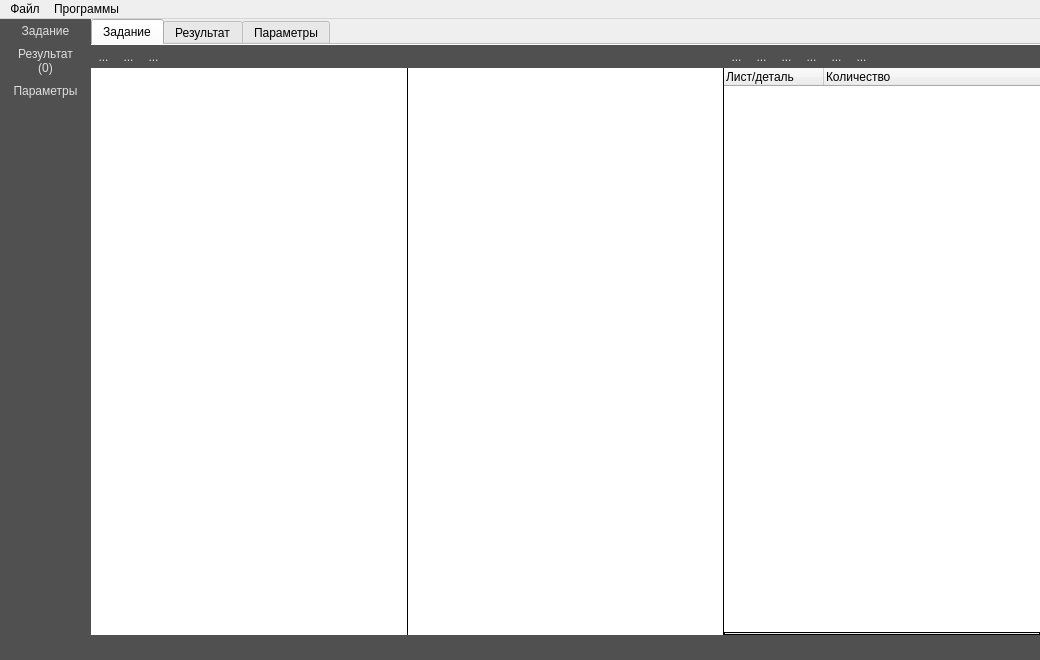
<?xml version="1.0" encoding="UTF-8"?>
<ui version="4.0">
 <class>MainWindow</class>
 <widget class="QMainWindow" name="MainWindow">
  <property name="geometry">
   <rect>
    <x>0</x>
    <y>0</y>
    <width>1040</width>
    <height>660</height>
   </rect>
  </property>
  <property name="windowTitle">
   <string>Интегрированная САПР СИРИУС</string>
  </property>
  <property name="dockNestingEnabled">
   <bool>false</bool>
  </property>
  <widget class="QWidget" name="centralWidget">
   <layout class="QHBoxLayout" name="horizontalLayout_3">
    <property name="spacing">
     <number>0</number>
    </property>
    <property name="leftMargin">
     <number>0</number>
    </property>
    <property name="topMargin">
     <number>0</number>
    </property>
    <property name="rightMargin">
     <number>0</number>
    </property>
    <property name="bottomMargin">
     <number>0</number>
    </property>
    <item>
     <widget class="QFrame" name="tabPanel">
      <property name="sizePolicy">
       <sizepolicy hsizetype="Fixed" vsizetype="Preferred">
        <horstretch>0</horstretch>
        <verstretch>0</verstretch>
       </sizepolicy>
      </property>
      <property name="styleSheet">
       <string notr="true">QFrame{background-color: rgb(80,80,80);}
QToolButton
{
    background-color: rgb(80,80,80);
	border:none;
    color:rgb(222,222,222);
    padding-left:9;
    padding-right:9;
    padding-top:3;
    padding-bottom:3;
}
QToolButton:hover
{
    background-color: rgb(128,128,128);
}
QToolButton:pressed
{
    background-color: rgb(50,50,50);
}
QToolButton:checked
{
    background-color: rgb(50,50,50);
}</string>
      </property>
      <property name="frameShape">
       <enum>QFrame::NoFrame</enum>
      </property>
      <property name="frameShadow">
       <enum>QFrame::Plain</enum>
      </property>
      <property name="lineWidth">
       <number>0</number>
      </property>
      <layout class="QVBoxLayout" name="verticalLayout">
       <property name="spacing">
        <number>0</number>
       </property>
       <property name="leftMargin">
        <number>0</number>
       </property>
       <property name="topMargin">
        <number>0</number>
       </property>
       <property name="rightMargin">
        <number>0</number>
       </property>
       <property name="bottomMargin">
        <number>0</number>
       </property>
       <item>
        <widget class="QToolButton" name="TaskButton">
         <property name="sizePolicy">
          <sizepolicy hsizetype="Expanding" vsizetype="Fixed">
           <horstretch>0</horstretch>
           <verstretch>0</verstretch>
          </sizepolicy>
         </property>
         <property name="text">
          <string>Задание</string>
         </property>
         <property name="icon">
          <iconset resource="rc.qrc">
           <normaloff>:/icons/task.png</normaloff>:/icons/task.png</iconset>
         </property>
         <property name="iconSize">
          <size>
           <width>32</width>
           <height>32</height>
          </size>
         </property>
         <property name="checkable">
          <bool>true</bool>
         </property>
         <property name="checked">
          <bool>false</bool>
         </property>
         <property name="autoExclusive">
          <bool>true</bool>
         </property>
         <property name="toolButtonStyle">
          <enum>Qt::ToolButtonTextUnderIcon</enum>
         </property>
        </widget>
       </item>
       <item>
        <widget class="QToolButton" name="ResultButton">
         <property name="sizePolicy">
          <sizepolicy hsizetype="Expanding" vsizetype="Fixed">
           <horstretch>0</horstretch>
           <verstretch>0</verstretch>
          </sizepolicy>
         </property>
         <property name="text">
          <string>Результат
(0)</string>
         </property>
         <property name="icon">
          <iconset resource="rc.qrc">
           <normaloff>:/icons/result.png</normaloff>:/icons/result.png</iconset>
         </property>
         <property name="iconSize">
          <size>
           <width>32</width>
           <height>34</height>
          </size>
         </property>
         <property name="checkable">
          <bool>true</bool>
         </property>
         <property name="checked">
          <bool>false</bool>
         </property>
         <property name="autoExclusive">
          <bool>true</bool>
         </property>
         <property name="toolButtonStyle">
          <enum>Qt::ToolButtonTextUnderIcon</enum>
         </property>
        </widget>
       </item>
       <item>
        <widget class="QToolButton" name="ParamsButton">
         <property name="sizePolicy">
          <sizepolicy hsizetype="Expanding" vsizetype="Fixed">
           <horstretch>0</horstretch>
           <verstretch>0</verstretch>
          </sizepolicy>
         </property>
         <property name="text">
          <string>Параметры</string>
         </property>
         <property name="icon">
          <iconset resource="rc.qrc">
           <normaloff>:/icons/settings.png</normaloff>:/icons/settings.png</iconset>
         </property>
         <property name="iconSize">
          <size>
           <width>32</width>
           <height>32</height>
          </size>
         </property>
         <property name="checkable">
          <bool>true</bool>
         </property>
         <property name="autoExclusive">
          <bool>true</bool>
         </property>
         <property name="toolButtonStyle">
          <enum>Qt::ToolButtonTextUnderIcon</enum>
         </property>
        </widget>
       </item>
       <item>
        <spacer name="verticalSpacer">
         <property name="orientation">
          <enum>Qt::Vertical</enum>
         </property>
         <property name="sizeType">
          <enum>QSizePolicy::Expanding</enum>
         </property>
         <property name="sizeHint" stdset="0">
          <size>
           <width>20</width>
           <height>40</height>
          </size>
         </property>
        </spacer>
       </item>
      </layout>
     </widget>
    </item>
    <item>
     <widget class="QFrame" name="MainFrame">
      <property name="frameShape">
       <enum>QFrame::NoFrame</enum>
      </property>
      <property name="frameShadow">
       <enum>QFrame::Raised</enum>
      </property>
      <layout class="QVBoxLayout" name="verticalLayout_8">
       <property name="spacing">
        <number>0</number>
       </property>
       <property name="leftMargin">
        <number>0</number>
       </property>
       <property name="topMargin">
        <number>0</number>
       </property>
       <property name="rightMargin">
        <number>0</number>
       </property>
       <property name="bottomMargin">
        <number>0</number>
       </property>
       <item>
        <widget class="QTabWidget" name="MainTabWidget">
         <property name="tabPosition">
          <enum>QTabWidget::North</enum>
         </property>
         <property name="currentIndex">
          <number>0</number>
         </property>
         <property name="documentMode">
          <bool>true</bool>
         </property>
         <widget class="QWidget" name="TaskTab">
          <attribute name="title">
           <string>Задание</string>
          </attribute>
          <layout class="QVBoxLayout" name="verticalLayout_12">
           <property name="spacing">
            <number>0</number>
           </property>
           <property name="leftMargin">
            <number>0</number>
           </property>
           <property name="topMargin">
            <number>0</number>
           </property>
           <property name="rightMargin">
            <number>0</number>
           </property>
           <property name="bottomMargin">
            <number>0</number>
           </property>
           <item>
            <widget class="QFrame" name="MainTaskFrame">
             <property name="frameShape">
              <enum>QFrame::NoFrame</enum>
             </property>
             <property name="frameShadow">
              <enum>QFrame::Raised</enum>
             </property>
             <layout class="QVBoxLayout" name="verticalLayout_13">
              <property name="spacing">
               <number>0</number>
              </property>
              <property name="leftMargin">
               <number>0</number>
              </property>
              <property name="topMargin">
               <number>0</number>
              </property>
              <property name="rightMargin">
               <number>0</number>
              </property>
              <property name="bottomMargin">
               <number>0</number>
              </property>
              <item>
               <widget class="QSplitter" name="TaskSplitter">
                <property name="orientation">
                 <enum>Qt::Horizontal</enum>
                </property>
                <property name="handleWidth">
                 <number>0</number>
                </property>
                <widget class="QFrame" name="frame">
                 <property name="frameShape">
                  <enum>QFrame::NoFrame</enum>
                 </property>
                 <property name="frameShadow">
                  <enum>QFrame::Raised</enum>
                 </property>
                 <layout class="QVBoxLayout" name="verticalLayout_9" stretch="0,10">
                  <property name="spacing">
                   <number>0</number>
                  </property>
                  <property name="leftMargin">
                   <number>0</number>
                  </property>
                  <property name="topMargin">
                   <number>0</number>
                  </property>
                  <property name="rightMargin">
                   <number>0</number>
                  </property>
                  <property name="bottomMargin">
                   <number>0</number>
                  </property>
                  <item>
                   <widget class="QFrame" name="frame_3">
                    <property name="styleSheet">
                     <string notr="true">QFrame
{
  background-color: rgb(80,80,80);
}
QToolButton
{
    background-color: rgb(80,80,80);
	border:none;
    color:rgb(222,222,222);
    padding-left:3;
    padding-right:3;
    padding-top:3;
    padding-bottom:3;
}
QToolButton:hover
{
    background-color: rgb(128,128,128);
}
QToolButton:pressed
{
    background-color: rgb(50,50,50)
}
QToolButton:checked
{
    background-color: rgb(50,50,50)
}</string>
                    </property>
                    <property name="frameShape">
                     <enum>QFrame::NoFrame</enum>
                    </property>
                    <property name="frameShadow">
                     <enum>QFrame::Raised</enum>
                    </property>
                    <layout class="QHBoxLayout" name="horizontalLayout_4">
                     <property name="spacing">
                      <number>0</number>
                     </property>
                     <property name="leftMargin">
                      <number>0</number>
                     </property>
                     <property name="topMargin">
                      <number>0</number>
                     </property>
                     <property name="rightMargin">
                      <number>0</number>
                     </property>
                     <property name="bottomMargin">
                      <number>0</number>
                     </property>
                     <item>
                      <widget class="QToolButton" name="task_btn">
                       <property name="toolTip">
                        <string>Каталог заданий</string>
                       </property>
                       <property name="text">
                        <string>...</string>
                       </property>
                       <property name="icon">
                        <iconset resource="rc.qrc">
                         <normaloff>:/icons/tasks.png</normaloff>:/icons/tasks.png</iconset>
                       </property>
                       <property name="iconSize">
                        <size>
                         <width>24</width>
                         <height>24</height>
                        </size>
                       </property>
                       <property name="checkable">
                        <bool>true</bool>
                       </property>
                       <property name="autoExclusive">
                        <bool>true</bool>
                       </property>
                      </widget>
                     </item>
                     <item>
                      <widget class="QToolButton" name="sheet_btn">
                       <property name="toolTip">
                        <string>Каталог листов</string>
                       </property>
                       <property name="text">
                        <string>...</string>
                       </property>
                       <property name="icon">
                        <iconset resource="rc.qrc">
                         <normaloff>:/icons/sheets.png</normaloff>:/icons/sheets.png</iconset>
                       </property>
                       <property name="iconSize">
                        <size>
                         <width>24</width>
                         <height>24</height>
                        </size>
                       </property>
                       <property name="checkable">
                        <bool>true</bool>
                       </property>
                       <property name="autoExclusive">
                        <bool>true</bool>
                       </property>
                      </widget>
                     </item>
                     <item>
                      <widget class="QToolButton" name="detail_btn">
                       <property name="toolTip">
                        <string>Каталог деталей</string>
                       </property>
                       <property name="text">
                        <string>...</string>
                       </property>
                       <property name="icon">
                        <iconset resource="rc.qrc">
                         <normaloff>:/icons/details.png</normaloff>:/icons/details.png</iconset>
                       </property>
                       <property name="iconSize">
                        <size>
                         <width>24</width>
                         <height>24</height>
                        </size>
                       </property>
                       <property name="checkable">
                        <bool>true</bool>
                       </property>
                       <property name="autoExclusive">
                        <bool>true</bool>
                       </property>
                      </widget>
                     </item>
                     <item>
                      <spacer name="horizontalSpacer">
                       <property name="orientation">
                        <enum>Qt::Horizontal</enum>
                       </property>
                       <property name="sizeHint" stdset="0">
                        <size>
                         <width>40</width>
                         <height>20</height>
                        </size>
                       </property>
                      </spacer>
                     </item>
                    </layout>
                   </widget>
                  </item>
                  <item>
                   <widget class="QFrame" name="frame_2">
                    <property name="styleSheet">
                     <string notr="true">QListView,QTreeView
{
border: 1px solid  black;
padding-top: -1px;
padding-bottom: -1px;
padding-left: -1px;
}</string>
                    </property>
                    <property name="frameShape">
                     <enum>QFrame::NoFrame</enum>
                    </property>
                    <property name="frameShadow">
                     <enum>QFrame::Raised</enum>
                    </property>
                    <layout class="QHBoxLayout" name="horizontalLayout">
                     <property name="spacing">
                      <number>0</number>
                     </property>
                     <property name="leftMargin">
                      <number>0</number>
                     </property>
                     <property name="topMargin">
                      <number>0</number>
                     </property>
                     <property name="rightMargin">
                      <number>0</number>
                     </property>
                     <property name="bottomMargin">
                      <number>0</number>
                     </property>
                     <item>
                      <widget class="QSplitter" name="FileViewSplitter">
                       <property name="orientation">
                        <enum>Qt::Horizontal</enum>
                       </property>
                       <property name="handleWidth">
                        <number>0</number>
                       </property>
                       <widget class="QTreeView" name="DirsView">
                        <property name="styleSheet">
                         <string notr="true"/>
                        </property>
                        <property name="frameShape">
                         <enum>QFrame::NoFrame</enum>
                        </property>
                       </widget>
                       <widget class="QListView" name="FilesView">
                        <property name="frameShape">
                         <enum>QFrame::NoFrame</enum>
                        </property>
                       </widget>
                      </widget>
                     </item>
                    </layout>
                   </widget>
                  </item>
                 </layout>
                </widget>
                <widget class="QFrame" name="TaskFrame">
                 <layout class="QVBoxLayout" name="verticalLayout_10">
                  <property name="spacing">
                   <number>0</number>
                  </property>
                  <property name="leftMargin">
                   <number>0</number>
                  </property>
                  <property name="topMargin">
                   <number>0</number>
                  </property>
                  <property name="rightMargin">
                   <number>0</number>
                  </property>
                  <property name="bottomMargin">
                   <number>0</number>
                  </property>
                  <item>
                   <widget class="QSplitter" name="ViewSplitter">
                    <property name="orientation">
                     <enum>Qt::Vertical</enum>
                    </property>
                    <property name="handleWidth">
                     <number>0</number>
                    </property>
                    <widget class="QFrame" name="frame_4">
                     <property name="frameShape">
                      <enum>QFrame::NoFrame</enum>
                     </property>
                     <property name="frameShadow">
                      <enum>QFrame::Raised</enum>
                     </property>
                     <layout class="QVBoxLayout" name="verticalLayout_11">
                      <property name="spacing">
                       <number>0</number>
                      </property>
                      <property name="leftMargin">
                       <number>0</number>
                      </property>
                      <property name="topMargin">
                       <number>0</number>
                      </property>
                      <property name="rightMargin">
                       <number>0</number>
                      </property>
                      <property name="bottomMargin">
                       <number>0</number>
                      </property>
                      <item>
                       <widget class="QFrame" name="frame_5">
                        <property name="styleSheet">
                         <string notr="true">QFrame
{
background-color: rgb(80,80,80);
}
QToolButton
{
    background-color: rgb(80,80,80);
	border:none;
    color:rgb(222,222,222);
    padding-left:3;
    padding-right:3;
    padding-top:3;
    padding-bottom:3;
}
QToolButton:hover
{
    background-color: rgb(128,128,128);
}
QToolButton:pressed
{
    background-color: rgb(50,50,50)
}
QToolButton:checked
{
    background-color: rgb(50,50,50)
}</string>
                        </property>
                        <property name="frameShape">
                         <enum>QFrame::NoFrame</enum>
                        </property>
                        <property name="frameShadow">
                         <enum>QFrame::Raised</enum>
                        </property>
                        <layout class="QHBoxLayout" name="horizontalLayout_5">
                         <property name="spacing">
                          <number>0</number>
                         </property>
                         <property name="leftMargin">
                          <number>0</number>
                         </property>
                         <property name="topMargin">
                          <number>0</number>
                         </property>
                         <property name="rightMargin">
                          <number>0</number>
                         </property>
                         <property name="bottomMargin">
                          <number>0</number>
                         </property>
                         <item>
                          <widget class="QToolButton" name="AddButton">
                           <property name="toolTip">
                            <string>Добавить деталь в задание</string>
                           </property>
                           <property name="text">
                            <string>...</string>
                           </property>
                           <property name="icon">
                            <iconset resource="rc.qrc">
                             <normaloff>:/icons/add.png</normaloff>:/icons/add.png</iconset>
                           </property>
                           <property name="iconSize">
                            <size>
                             <width>24</width>
                             <height>24</height>
                            </size>
                           </property>
                          </widget>
                         </item>
                         <item>
                          <widget class="QToolButton" name="DelButton">
                           <property name="toolTip">
                            <string>Удалить деталь из задания</string>
                           </property>
                           <property name="text">
                            <string>...</string>
                           </property>
                           <property name="icon">
                            <iconset resource="rc.qrc">
                             <normaloff>:/icons/del.png</normaloff>:/icons/del.png</iconset>
                           </property>
                           <property name="iconSize">
                            <size>
                             <width>24</width>
                             <height>24</height>
                            </size>
                           </property>
                           <property name="shortcut">
                            <string>Del</string>
                           </property>
                          </widget>
                         </item>
                         <item>
                          <widget class="QToolButton" name="TypeButton">
                           <property name="toolTip">
                            <string>Деталь/лист</string>
                           </property>
                           <property name="text">
                            <string>...</string>
                           </property>
                           <property name="icon">
                            <iconset resource="rc.qrc">
                             <normaloff>:/icons/switch.png</normaloff>:/icons/switch.png</iconset>
                           </property>
                           <property name="iconSize">
                            <size>
                             <width>24</width>
                             <height>24</height>
                            </size>
                           </property>
                           <property name="shortcut">
                            <string>Ctrl+T</string>
                           </property>
                          </widget>
                         </item>
                         <item>
                          <widget class="QToolButton" name="UpButton">
                           <property name="toolTip">
                            <string>Переместить вверх</string>
                           </property>
                           <property name="text">
                            <string>...</string>
                           </property>
                           <property name="icon">
                            <iconset resource="rc.qrc">
                             <normaloff>:/icons/up.png</normaloff>:/icons/up.png</iconset>
                           </property>
                           <property name="iconSize">
                            <size>
                             <width>24</width>
                             <height>24</height>
                            </size>
                           </property>
                          </widget>
                         </item>
                         <item>
                          <widget class="QToolButton" name="DownButton">
                           <property name="toolTip">
                            <string>Переместить вниз</string>
                           </property>
                           <property name="text">
                            <string>...</string>
                           </property>
                           <property name="icon">
                            <iconset resource="rc.qrc">
                             <normaloff>:/icons/down.png</normaloff>:/icons/down.png</iconset>
                           </property>
                           <property name="iconSize">
                            <size>
                             <width>24</width>
                             <height>24</height>
                            </size>
                           </property>
                          </widget>
                         </item>
                         <item>
                          <widget class="QToolButton" name="PropButton">
                           <property name="toolTip">
                            <string>Свойства детали</string>
                           </property>
                           <property name="text">
                            <string>...</string>
                           </property>
                           <property name="icon">
                            <iconset resource="rc.qrc">
                             <normaloff>:/icons/property.png</normaloff>:/icons/property.png</iconset>
                           </property>
                           <property name="iconSize">
                            <size>
                             <width>24</width>
                             <height>24</height>
                            </size>
                           </property>
                          </widget>
                         </item>
                         <item>
                          <spacer name="horizontalSpacer_2">
                           <property name="orientation">
                            <enum>Qt::Horizontal</enum>
                           </property>
                           <property name="sizeHint" stdset="0">
                            <size>
                             <width>40</width>
                             <height>20</height>
                            </size>
                           </property>
                          </spacer>
                         </item>
                        </layout>
                       </widget>
                      </item>
                      <item>
                       <widget class="QTreeWidget" name="Task">
                        <property name="styleSheet">
                         <string notr="true">QTreeView:item
{
		border-bottom:1px solid lightgray;
		border-right:1px solid lightgray;
}

QTreeView:item:selected,
QTreeView:item:selected:active
{
         background-color:rgb(85, 170, 255);
}

QTreeView:item:hover
{
         background-color:transparent;
}
</string>
                        </property>
                        <property name="frameShape">
                         <enum>QFrame::NoFrame</enum>
                        </property>
                        <property name="editTriggers">
                         <set>QAbstractItemView::AnyKeyPressed|QAbstractItemView::DoubleClicked|QAbstractItemView::EditKeyPressed</set>
                        </property>
                        <property name="selectionMode">
                         <enum>QAbstractItemView::SingleSelection</enum>
                        </property>
                        <property name="selectionBehavior">
                         <enum>QAbstractItemView::SelectRows</enum>
                        </property>
                        <property name="rootIsDecorated">
                         <bool>false</bool>
                        </property>
                        <column>
                         <property name="text">
                          <string>Лист/деталь</string>
                         </property>
                        </column>
                        <column>
                         <property name="text">
                          <string>Количество</string>
                         </property>
                        </column>
                       </widget>
                      </item>
                     </layout>
                    </widget>
                    <widget class="QFrame" name="frame_6">
                     <property name="styleSheet">
                      <string notr="true">QStackedWidget
{
border: 1px solid  black;
padding-right: -1px;
padding-bottom: -1px;
padding-left: -1px;
}</string>
                     </property>
                     <property name="frameShape">
                      <enum>QFrame::NoFrame</enum>
                     </property>
                     <property name="frameShadow">
                      <enum>QFrame::Raised</enum>
                     </property>
                     <layout class="QVBoxLayout" name="verticalLayout_2">
                      <property name="spacing">
                       <number>0</number>
                      </property>
                      <property name="leftMargin">
                       <number>0</number>
                      </property>
                      <property name="topMargin">
                       <number>0</number>
                      </property>
                      <property name="rightMargin">
                       <number>0</number>
                      </property>
                      <property name="bottomMargin">
                       <number>0</number>
                      </property>
                      <item>
                       <widget class="QStackedWidget" name="ViewTask">
                        <property name="styleSheet">
                         <string notr="true"/>
                        </property>
                        <property name="currentIndex">
                         <number>0</number>
                        </property>
                        <widget class="QWidget" name="GPageTask"/>
                        <widget class="QWidget" name="TPageTask"/>
                       </widget>
                      </item>
                     </layout>
                    </widget>
                   </widget>
                  </item>
                 </layout>
                </widget>
               </widget>
              </item>
             </layout>
            </widget>
           </item>
           <item>
            <widget class="QFrame" name="TaskStatusBarFrame">
             <property name="maximumSize">
              <size>
               <width>16777215</width>
               <height>25</height>
              </size>
             </property>
             <property name="styleSheet">
              <string notr="true">QFrame,QLabel
{
	background-color: rgb(80,80,80);
	color:rgb(255,255,255);
}
</string>
             </property>
             <property name="frameShadow">
              <enum>QFrame::Sunken</enum>
             </property>
            </widget>
           </item>
          </layout>
         </widget>
         <widget class="QWidget" name="ResultTab">
          <attribute name="title">
           <string>Результат</string>
          </attribute>
          <layout class="QVBoxLayout" name="verticalLayout_15">
           <property name="spacing">
            <number>0</number>
           </property>
           <property name="leftMargin">
            <number>0</number>
           </property>
           <property name="topMargin">
            <number>0</number>
           </property>
           <property name="rightMargin">
            <number>0</number>
           </property>
           <property name="bottomMargin">
            <number>0</number>
           </property>
           <item>
            <widget class="QFrame" name="MainResultFrame">
             <property name="styleSheet">
              <string notr="true">QFrame
{
border-top: 1px solid  black;
}</string>
             </property>
             <property name="frameShape">
              <enum>QFrame::NoFrame</enum>
             </property>
             <property name="frameShadow">
              <enum>QFrame::Raised</enum>
             </property>
             <layout class="QVBoxLayout" name="verticalLayout_3">
              <property name="spacing">
               <number>0</number>
              </property>
              <property name="leftMargin">
               <number>0</number>
              </property>
              <property name="topMargin">
               <number>0</number>
              </property>
              <property name="rightMargin">
               <number>0</number>
              </property>
              <property name="bottomMargin">
               <number>0</number>
              </property>
              <item>
               <widget class="QSplitter" name="ResultSplitter">
                <property name="orientation">
                 <enum>Qt::Horizontal</enum>
                </property>
                <property name="handleWidth">
                 <number>0</number>
                </property>
                <widget class="QTreeWidget" name="ResultTree">
                 <property name="styleSheet">
                  <string notr="true">QListView,QTreeView
{
border: 1px solid  black;
padding-top: -1px;
padding-bottom: -1px;
padding-left: -1px;
}</string>
                 </property>
                 <property name="frameShape">
                  <enum>QFrame::NoFrame</enum>
                 </property>
                 <property name="alternatingRowColors">
                  <bool>true</bool>
                 </property>
                 <property name="headerHidden">
                  <bool>true</bool>
                 </property>
                 <column>
                  <property name="text">
                   <string notr="true">1</string>
                  </property>
                 </column>
                </widget>
                <widget class="QStackedWidget" name="ViewResult">
                 <property name="styleSheet">
                  <string notr="true">QStackedWidget
{
padding-top:-2px;
}</string>
                 </property>
                 <widget class="QWidget" name="GPageResult"/>
                 <widget class="QWidget" name="TPageResult">
                  <layout class="QVBoxLayout" name="verticalLayout_4">
                   <property name="leftMargin">
                    <number>0</number>
                   </property>
                   <property name="topMargin">
                    <number>0</number>
                   </property>
                   <property name="rightMargin">
                    <number>0</number>
                   </property>
                   <property name="bottomMargin">
                    <number>0</number>
                   </property>
                   <item>
                    <widget class="QTextEdit" name="TextResult">
                     <property name="frameShape">
                      <enum>QFrame::NoFrame</enum>
                     </property>
                     <property name="readOnly">
                      <bool>true</bool>
                     </property>
                    </widget>
                   </item>
                  </layout>
                 </widget>
                </widget>
               </widget>
              </item>
             </layout>
            </widget>
           </item>
           <item>
            <widget class="QFrame" name="ResultStatusBarFrame">
             <property name="maximumSize">
              <size>
               <width>16777215</width>
               <height>25</height>
              </size>
             </property>
             <property name="styleSheet">
              <string notr="true">QFrame,QLabel
{
	background-color: rgb(80,80,80);
	color:rgb(255,255,255);
}
</string>
             </property>
             <property name="frameShape">
              <enum>QFrame::NoFrame</enum>
             </property>
             <property name="frameShadow">
              <enum>QFrame::Raised</enum>
             </property>
            </widget>
           </item>
          </layout>
         </widget>
         <widget class="QWidget" name="ParamsTab">
          <attribute name="title">
           <string>Параметры</string>
          </attribute>
          <layout class="QVBoxLayout" name="verticalLayout_5">
           <item>
            <widget class="QToolBox" name="toolBox">
             <property name="currentIndex">
              <number>1</number>
             </property>
             <widget class="QWidget" name="TaskParamsPage">
              <property name="geometry">
               <rect>
                <x>0</x>
                <y>0</y>
                <width>98</width>
                <height>28</height>
               </rect>
              </property>
              <attribute name="label">
               <string>Параметры задания</string>
              </attribute>
             </widget>
             <widget class="QWidget" name="OtherParamsPage">
              <property name="geometry">
               <rect>
                <x>0</x>
                <y>0</y>
                <width>938</width>
                <height>546</height>
               </rect>
              </property>
              <attribute name="label">
               <string>Дополнительные параметры</string>
              </attribute>
              <layout class="QVBoxLayout" name="verticalLayout_7">
               <property name="spacing">
                <number>0</number>
               </property>
               <property name="leftMargin">
                <number>0</number>
               </property>
               <property name="topMargin">
                <number>0</number>
               </property>
               <property name="rightMargin">
                <number>0</number>
               </property>
               <property name="bottomMargin">
                <number>0</number>
               </property>
               <item>
                <widget class="QPlainTextEdit" name="plainTextEdit"/>
               </item>
               <item>
                <spacer name="verticalSpacer_2">
                 <property name="orientation">
                  <enum>Qt::Vertical</enum>
                 </property>
                 <property name="sizeHint" stdset="0">
                  <size>
                   <width>20</width>
                   <height>40</height>
                  </size>
                 </property>
                </spacer>
               </item>
              </layout>
             </widget>
            </widget>
           </item>
          </layout>
         </widget>
        </widget>
       </item>
      </layout>
     </widget>
    </item>
   </layout>
  </widget>
  <widget class="QMenuBar" name="menuBar">
   <property name="geometry">
    <rect>
     <x>0</x>
     <y>0</y>
     <width>1040</width>
     <height>21</height>
    </rect>
   </property>
   <widget class="QMenu" name="menuFile">
    <property name="title">
     <string>Файл</string>
    </property>
    <addaction name="actionNewTask"/>
    <addaction name="actionSettings"/>
    <addaction name="actionExit"/>
   </widget>
   <widget class="QMenu" name="menuProgs">
    <property name="title">
     <string>Программы</string>
    </property>
   </widget>
   <addaction name="menuFile"/>
   <addaction name="menuProgs"/>
  </widget>
  <action name="actionSettings">
   <property name="text">
    <string>Параметры ...</string>
   </property>
   <property name="shortcut">
    <string>F9</string>
   </property>
   <property name="menuRole">
    <enum>QAction::PreferencesRole</enum>
   </property>
  </action>
  <action name="actionNewTask">
   <property name="text">
    <string>Новое задание ...</string>
   </property>
   <property name="shortcut">
    <string>Ctrl+N</string>
   </property>
  </action>
  <action name="actionExit">
   <property name="text">
    <string>Выход</string>
   </property>
   <property name="menuRole">
    <enum>QAction::QuitRole</enum>
   </property>
  </action>
 </widget>
 <layoutdefault spacing="6" margin="11"/>
 <resources>
  <include location="rc.qrc"/>
 </resources>
 <connections/>
</ui>
